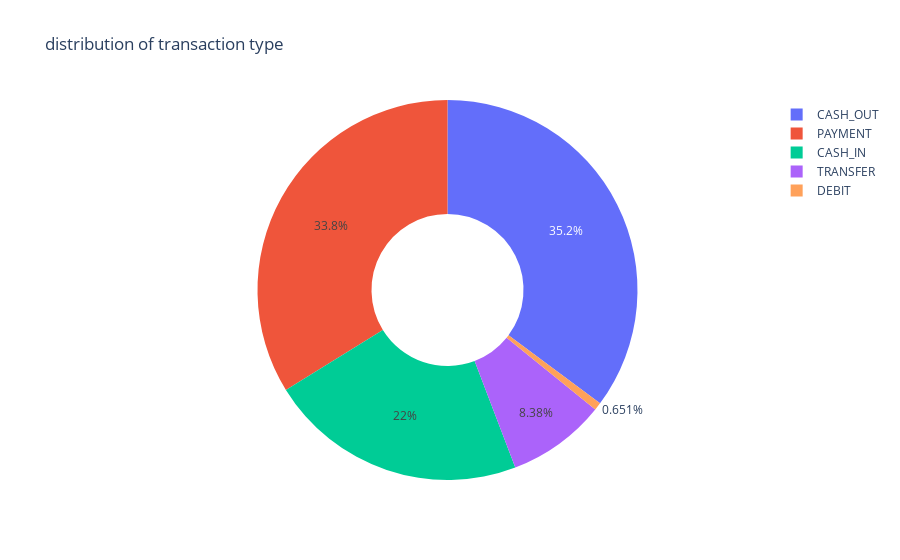

The cell this chart's notebook holds for it:
### Code cell
# visualizing the type column categories
px.pie(df, values = quantity, names = transaction,hole = 0.4,title = "distribution of transaction type")

### Figure 1 — Plotly figure (JSON) as saved in the notebook; plotly's stock layout.template omitted (floating-point values rounded to 4 significant figures)
{"data": [{"domain": {"x": [0, 1], "y": [0, 1]}, "hole": 0.4, "hovertemplate": "label=%{label}<br>value=%{value}<extra></extra>", "labels": ["CASH_OUT", "PAYMENT", "CASH_IN", "TRANSFER", "DEBIT"], "legendgroup": "", "name": "", "showlegend": true, "type": "pie", "values": [2237500, 2151495, 1399284, 532909, 41432]}], "layout": {"autosize": true, "legend": {"tracegroupgap": 0}, "title": {"text": "distribution of transaction type"}}}
